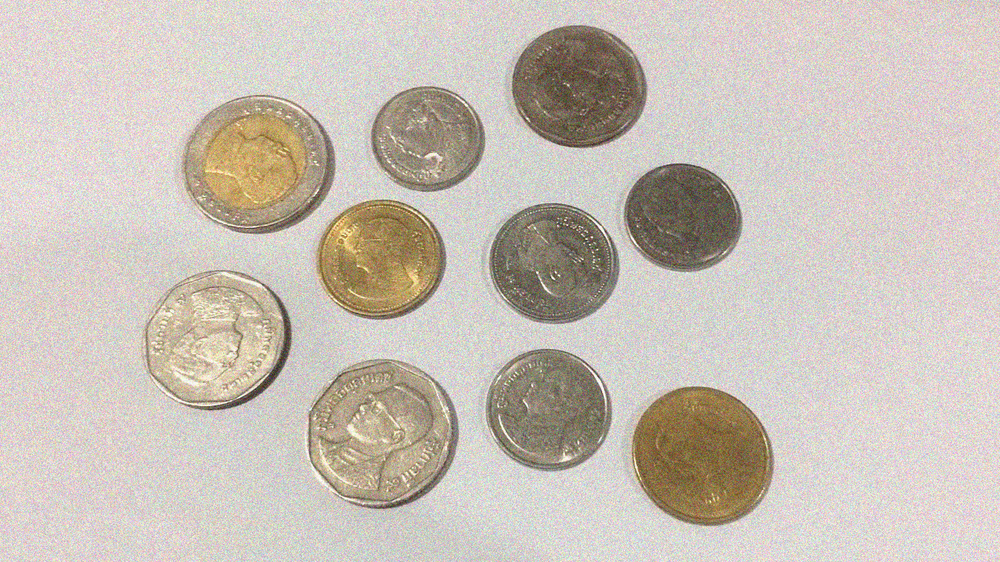
#> input picture image/CoinNoise.png, 1000 x 562 px, shrunk from 1366 x 768 before the run, found by its file name
$ python mrphologica.py
#> lines starting #> are read from the running program, lines starting #| are printed output that depends on the picture; after the words box and inside, x2 and y2 are one past the last pixel; in counts of white or black regions, pixels touching at a corner belong together
import cv2
import matplotlib.pyplot as plt
img = cv2.imread("image/CoinNoise.png",0)
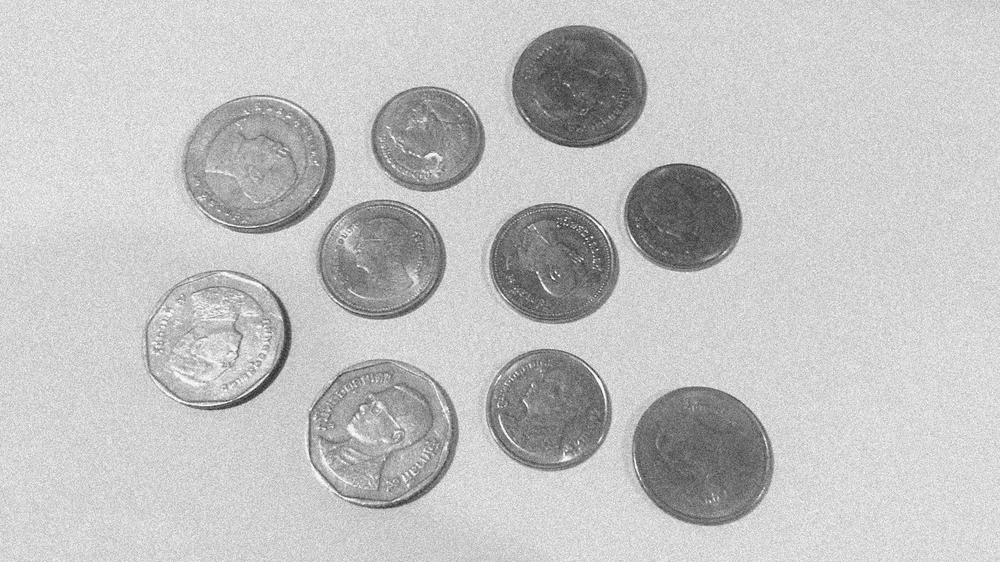
#> img: shape (562, 1000); min 37, max 255, mean 194
thresh,result = cv2.threshold(img,170,255,cv2.THRESH_BINARY_INV)
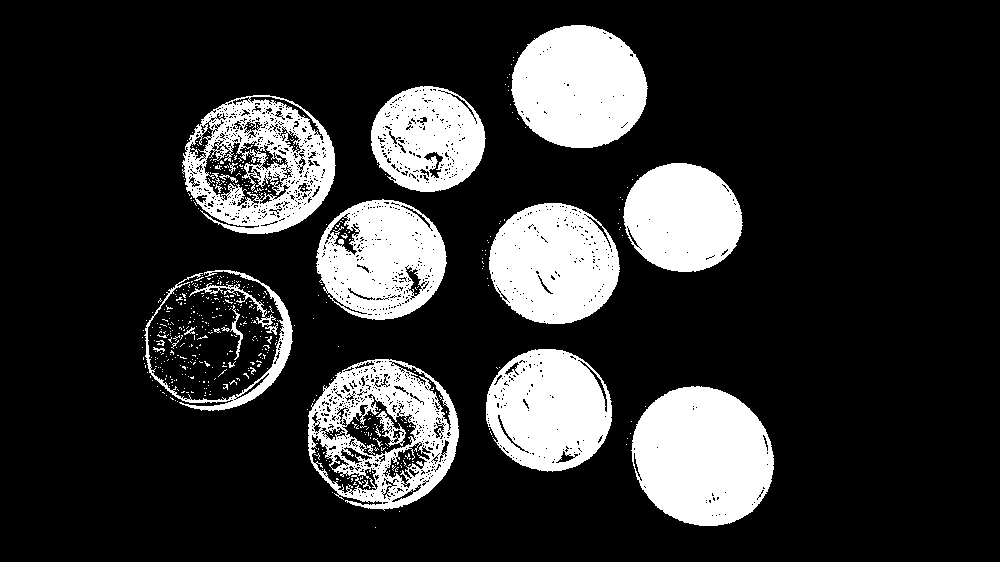
#> result: shape (562, 1000); 19.4% white; 563 white regions (536 under 20 px), largest, box (x1, y1, x2, y2) and area: (631, 386, 774, 526) 15435, (511, 25, 648, 148) 13053, (489, 203, 620, 324) 12009
titles =["original","thresh"]
images =[img,result]

for i in range(len(images)):
    plt.subplot(1,2,i+1)
    plt.imshow(images[i],cmap="gray")
    plt.title(titles[i])
    plt.xticks([])
    plt.yticks([])
#> this loop made 2 passes
plt.show()
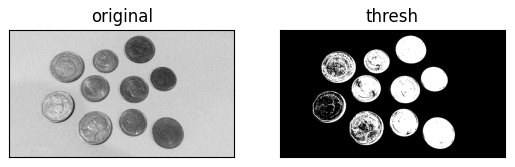
#> figure drawn by matplotlib, 2 panels
